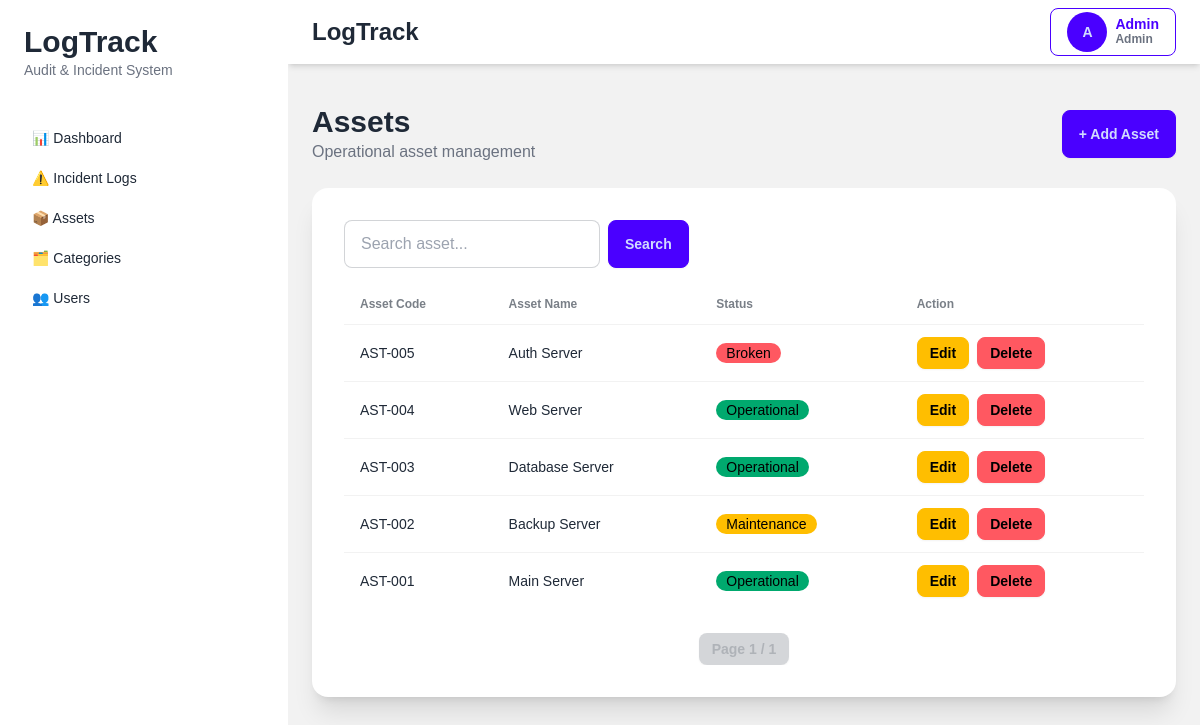
The app's page /assets (signed in), older data.
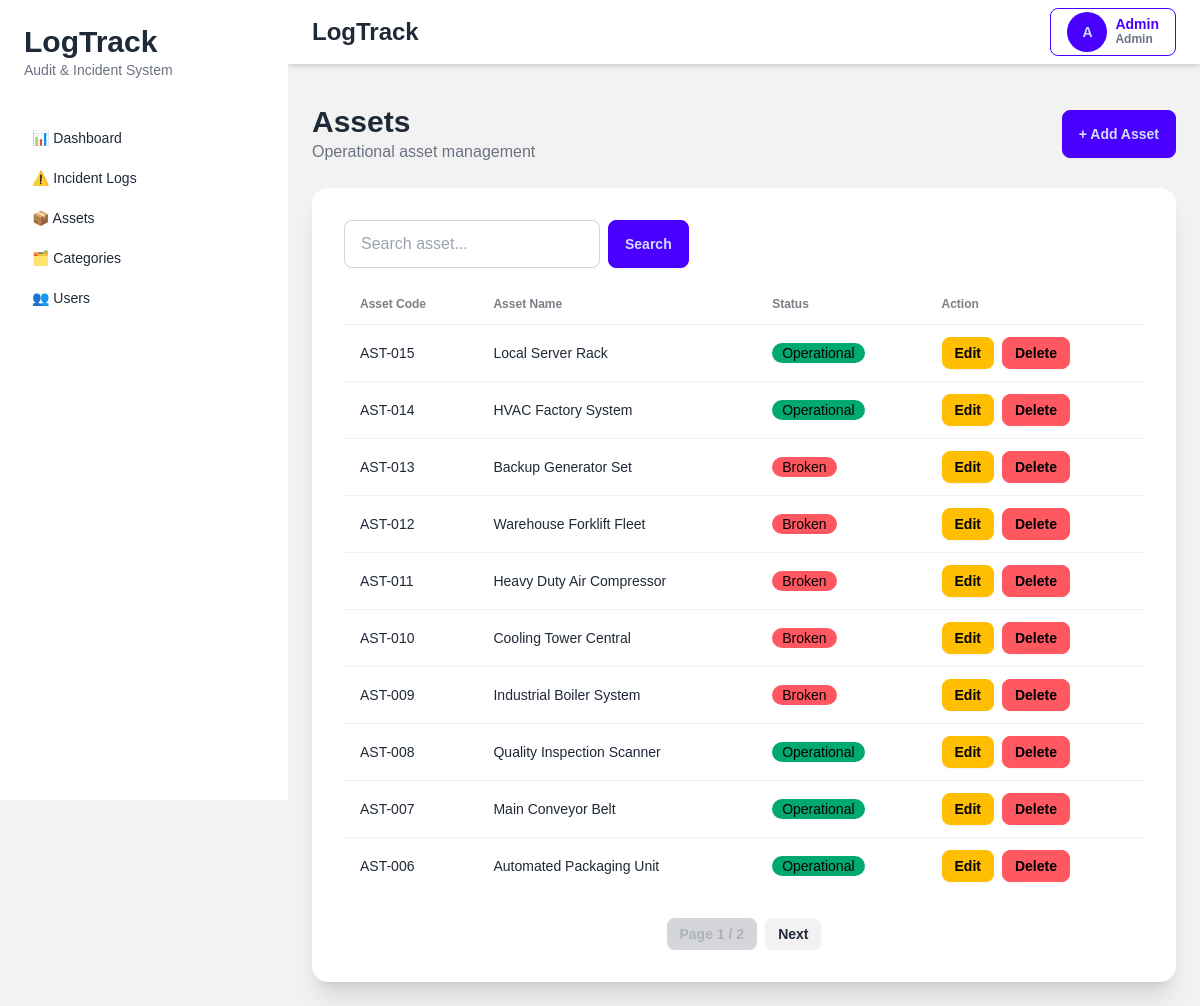
The same page, newer data.
### tables this page shows
CREATE TABLE assets (

    id INTEGER PRIMARY KEY AUTOINCREMENT,

    asset_code VARCHAR(255) UNIQUE NOT NULL,

    asset_name VARCHAR(255) NOT NULL,

    status VARCHAR(50) DEFAULT 'Operational',

    created_at DATETIME,

    updated_at DATETIME,

    is_deleted INTEGER DEFAULT 0
);

### app/controllers/asset_controller.py (the view, shortened to what this page needs)
def asset_index():
    conn = None
    try:
        conn = get_db_connection()
        role = session.get("role")
        role = int(role) if role is not None else 2
        page = request.args.get("page", 1, type=int)
        q = request.args.get("q", "")
        limit = 10
        offset = (page - 1) * limit
        params = []
        if role == 0:
            base_query = "FROM assets WHERE 1=1"
        else:
            base_query = "FROM assets WHERE is_deleted = 0"
        if q:
            base_query += " AND (asset_code LIKE ? OR asset_name LIKE ?)"
            params.extend([f"%{q}%", f"%{q}%"])
        total = conn.execute(
            f"SELECT COUNT(*) {base_query}",
            params
        ).fetchone()[0]
        assets = conn.execute(
            f"""
            SELECT *
            {base_query}
            ORDER BY id DESC
            LIMIT ? OFFSET ?
            """,
            params + [limit, offset]
        ).fetchall()
        total_pages = (total + limit - 1) // limit
        return render_template(
            "assets/index.html",
            assets=assets,
            page=page,
            total_pages=total_pages,
            q=q,
            role=role
        )
    finally:
        if conn:
            conn.close()

### app/app.py (called while the page is built)
def create_app():
    app = Flask(__name__)
    app.config.from_object(
        "app.config.Config"
    )
    app.add_template_filter(
        timesince,
        "timesince"
    )
    @app.context_processor
    def inject_user():
        return {
            "role": session.get("role"),
            "user_name": session.get("name"),
            "user_id": session.get("user_id")
        }
    from app.routes.web import register_routes
    register_routes(app)
    return app

### app/database/connection.py (called while the page is built)
def get_db_connection():
    conn = sqlite3.connect(
        Config.DATABASE_PATH,
        timeout=30,
        isolation_level=None,
        check_same_thread=False
    )
    conn.row_factory = sqlite3.Row
    conn.execute("PRAGMA foreign_keys = ON")
    conn.execute("PRAGMA journal_mode = WAL")
    return conn

### app/templates/assets/index.html (shortened to what this page needs)
{% extends "layouts/app.html" %} {% block title %}Assets{% endblock %} {% block
content %}
<div class="flex items-center justify-between mb-6">
  <div>
    <h1 class="text-3xl font-bold">Assets</h1>
    <p class="text-gray-500">Operational asset management</p>
  </div>
  <a href="/assets/create" class="btn btn-primary"> + Add Asset </a>
</div>
<div class="card bg-base-100 shadow-xl">
  <div class="card-body">
    <div class="overflow-x-auto">
      <form method="GET" class="flex gap-2 mb-4">
        <input
          type="text"
          name="q"
          value="{{ q }}"
          placeholder="Search asset..."
          class="input input-bordered w-64" />
        <button class="btn btn-primary">Search</button>
      </form>
      <table class="table">
        <thead>
          <tr>
            <th>Asset Code</th>
            <th>Asset Name</th>
            <th>Status</th>
            <th>Action</th>
          </tr>
        </thead>
        <tbody>
          {% for asset in assets %}
          <tr>
            <td>{{ asset.asset_code }}</td>
            <td>{{ asset.asset_name }}</td>
            <td>
              {% if asset.status == 'Operational' %}
              <div class="badge badge-success">Operational</div>
              {% elif asset.status == 'Maintenance' %}
              <div class="badge badge-warning">Maintenance</div>
              {% else %}
              <div class="badge badge-error">Broken</div>
              {% endif %}
            </td>
            <td class="flex gap-2">
              <a
                href="/assets/{{ asset.id }}/edit"
                class="btn btn-warning btn-sm">
                Edit
              </a>
              {% if role != 2 and asset.is_deleted == 0 %}
              <button
                class="btn btn-error btn-sm"
                onclick="openModal('delete', {{ asset.id }})">
                Delete
              </button>
              {% endif %}
            </td>
          </tr>
          {% endfor %}
        </tbody>
      </table>
      <div class="flex justify-center mt-6 gap-2">
        <span class="btn btn-sm btn-disabled">
          Page {{ page }} / {{ total_pages }}
        </span>
        {% if page < total_pages %}
        <a href="/assets?page={{ page + 1 }}&q={{ q }}" class="btn btn-sm">
          Next
        </a>
        {% endif %}
      </div>
    </div>
  </div>
</div>
{% endblock %}

Row changes from the older to the newer data that the page shows:
no longer on this page (row edited): assets: asset_code "AST-005", asset_name "Auth Server", status "Broken"
no longer on this page (row edited): assets: asset_code "AST-004", asset_name "Web Server", status "Operational"
no longer on this page (row edited): assets: asset_code "AST-003", asset_name "Database Server", status "Operational"
no longer on this page (row edited): assets: asset_code "AST-002", asset_name "Backup Server", status "Maintenance"
no longer on this page (row edited): assets: asset_code "AST-001", asset_name "Main Server", status "Operational"
added assets: asset_code "AST-015", asset_name "Local Server Rack", status "Operational"
added assets: asset_code "AST-014", asset_name "HVAC Factory System", status "Operational"
added assets: asset_code "AST-013", asset_name "Backup Generator Set", status "Broken"
added assets: asset_code "AST-012", asset_name "Warehouse Forklift Fleet", status "Broken"
added assets: asset_code "AST-011", asset_name "Heavy Duty Air Compressor", status "Broken"
added assets: asset_code "AST-010", asset_name "Cooling Tower Central", status "Broken"
added assets: asset_code "AST-009", asset_name "Industrial Boiler System", status "Broken"
added assets: asset_code "AST-008", asset_name "Quality Inspection Scanner", status "Operational"
added assets: asset_code "AST-007", asset_name "Main Conveyor Belt", status "Operational"
added assets: asset_code "AST-006", asset_name "Automated Packaging Unit", status "Operational"
Text that changed along with them:
{{ total_pages }}: "1" → "2"
text now shown: "Next"
